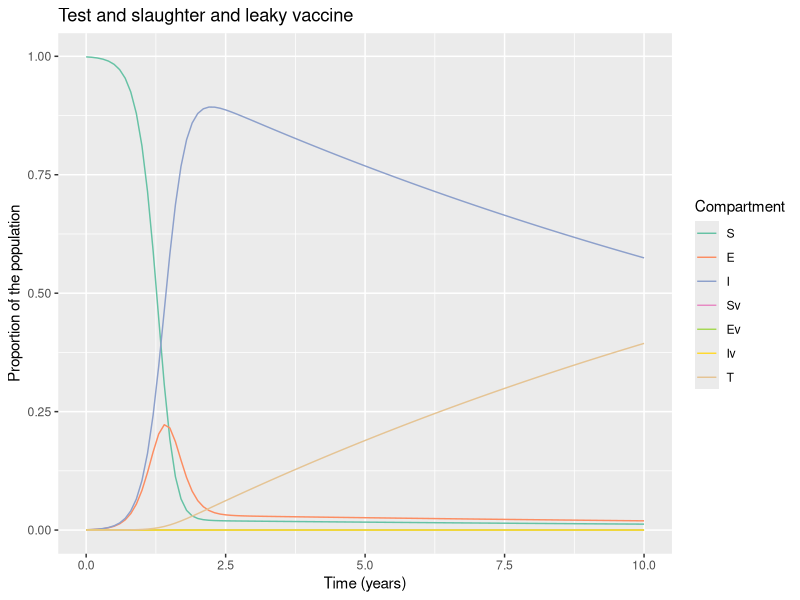

Here is the R script that generated this plot:
# LOAD THE PACKAGES:
library(deSolve)
library(reshape2)
library(ggplot2)
#R_0=????b/(??(??+??)(??+??))

# MODEL INPUTS:

initial_state_values <- c(S = 1675000 - 2031,
                          E = 1000,        
                          I = 1031,        
                          Sv = 0,      
                          Ev = 0,
                          Iv = 0,
                          T = 0)      

# Parameters
#R0= 1.68 (beta/delta)
parameters <- c(beta = 0.0276*365,     # the infection rate in units of years^-1 
                delta = 0.0164*365,     # the latency period in units of years^-1 
                c_s = 0.3,       # the reduction in the force of infection
                # acting on those vaccinated
                c_i = 0.3,# the reduction in the infectivity of vaccinated infected bovines  
                u = 1/5,#death rate in units of years^-1 
                a = 0.06146, #culling rate in units of years^-1
                b = 1/5, #birth rate in units of years^-1
                vc = 0,  # vaccination rate
                w = 0.000442) #wildife infection 27.75% dear (13.03% boar)

# TIMESTEPS:

# Sequence of timesteps to solve the model at
times <- seq(from = 0, to = 10, by =0.1)#from 0 to 10 years, daily intervalS
# MODEL FUNCTION: 

vaccine_model <- function(time, state, parameters) {  
  
  with(as.list(c(state, parameters)), {    
    
    # Defining lambda as a function of beta and E:
    N <- S + E + I + Sv + Ev + Iv 
    lambda <- beta * I/N + c_i * beta * Iv/N 
    # the Ev compartment gets c_i times less infected than the E compartment
    
    
    # The differential equations
    dS <- -lambda * S - u * S  - vc * S + (b * N * (1-vc)) - S * w          
    dE <- lambda * S - delta * E - u * E - vc * E + S * w
    dT <- a * I + a * Iv
    dI <- delta * E - a * I - u * I + S *w  
    dSv <- -c_s * lambda * Sv - u * Sv + vc * S  + b * N * vc - Sv * w            
    dEv <- c_s * lambda * Sv - delta * Ev - u * Ev + vc * E + Sv * w 
    dIv <- delta * Ev - a * Iv - u * Iv + Sv * w
    
    return(list(c(dS, dE, dI, dSv, dEv, dIv, dT))) 
  })
  
}

# MODEL OUTPUT:

# Solving the differential equations using the ode integration algorithm
output <- as.data.frame(ode(y = initial_state_values, 
                            times = times, 
                            func = vaccine_model,
                            parms = parameters))

# PLOT THE OUTPUT

# turn output dataset into long format
output_long <- melt(as.data.frame(output), id = "time")

# Adding a column for the prevalence proportion to the long-format output
output_long$prevalence <- output_long$value/sum(initial_state_values)

# Plot the number in each compartment over time
ggplot(data = output_long,                                               
       aes(x = time, y = prevalence, colour = variable, group = variable)) +  
  geom_line() +                                                          
  xlab("Time (years)")+                                                   
  ylab("Proportion of the population") +
  labs(title = paste("Test and slaughter and leaky vaccine"), 
       colour = "Compartment") +
  scale_colour_brewer(palette = "Set2")

#incidence<- diff(output_long$value[output_long$variable=="T"])
#plot(incidence)
